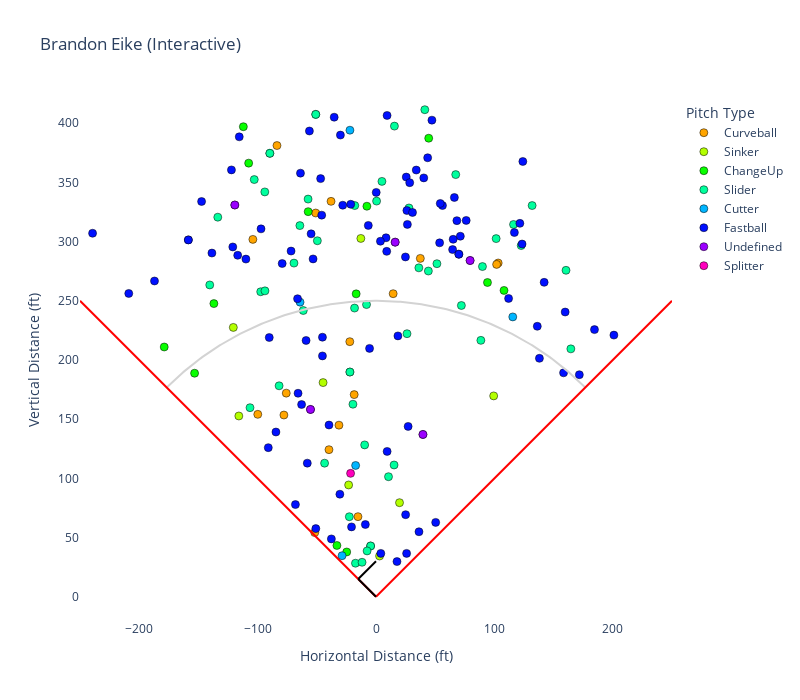

The cell this chart's notebook holds for it:
### Code cell
fair_vcu['Direction_rad'] = np.deg2rad(fair_vcu['Direction'])
fair_vcu['SprayX'] = fair_vcu['Distance'] * np.sin(fair_vcu['Direction_rad'])
fair_vcu['SprayY'] = fair_vcu['Distance'] * np.cos(fair_vcu['Direction_rad'])

pitch_types = fair_vcu['TaggedPitchType'].unique()
palette = dict(zip(pitch_types, sns.color_palette("hsv", n_colors=len(pitch_types)).as_hex()))
fair_vcu['Color'] = fair_vcu['TaggedPitchType'].map(palette)

fig = go.Figure()

for pitch in pitch_types:
    df_subset = fair_vcu[fair_vcu['TaggedPitchType'] == pitch]
    fig.add_trace(go.Scatter(
        x=df_subset['SprayX'],
        y=df_subset['SprayY'],
        mode='markers',
        marker=dict(size=8, color=palette[pitch], line=dict(width=0.5, color='black')),
        name=pitch,
        hovertemplate=f"<b>{pitch}</b><br>X: %{{x}}<br>Y: %{{y}}<extra></extra>"
    ))


fig.add_shape(type="line", x0=0, y0=0, x1=-250, y1=250, line=dict(color="red", width=2))
fig.add_shape(type="line", x0=0, y0=0, x1=250, y1=250, line=dict(color="red", width=2))

theta = np.linspace(-np.pi/4, np.pi/4, 200)
arc_x = 250 * np.sin(theta)
arc_y = 250 * np.cos(theta)
fig.add_trace(go.Scatter(x=arc_x, y=arc_y, mode='lines', line=dict(color='lightgray'), showlegend=False))

base_path = [
    dict(
        type='line',
        x0=0, y0=0,
        x1=15, y1=15,
        line=dict(color='black', width=2)
    ),
    dict(
        type='line',
        x0=15, y0=15,
        x1=0, y1=30,
        line=dict(color='black', width=2)
    ),
    dict(
        type='line',
        x0=0, y0=30,
        x1=-15, y1=15,
        line=dict(color='black', width=2)
    ),
    dict(
        type='line',
        x0=-15, y0=15,
        x1=0, y1=0,
        line=dict(color='black', width=2)
    ),
]

fig.update_layout(
    title="Brandon Eike (Interactive)",
    xaxis=dict(title="Horizontal Distance (ft)", range=[-250, 250], showgrid=True),
    yaxis=dict(title="Vertical Distance (ft)", range=[0, 400], showgrid=True),
    width=800,
    height=700,
    shapes = base_path,
    plot_bgcolor='white',
    legend_title_text='Pitch Type'
)

fig.update_yaxes(scaleanchor="x", scaleratio=1)
fig.show()

### Figure 1 — Plotly figure (JSON) as saved in the notebook; plotly's stock layout.template omitted (floating-point values rounded to 4 significant figures; data arrays with more than 128 entries replaced by an {"elided": "..."} marker saying what was removed)
{"data": [{"hovertemplate": "<b>Curveball</b><br>X: %{x}<br>Y: %{y}<extra></extra>", "marker": {"color": "#ffa500", "line": {"color": "black", "width": 0.5}, "size": 8}, "mode": "markers", "name": "Curveball", "type": "scatter", "x": [103.2, -77.78, -51.72, -22.12, -31.28, 14.49, -75.8, -104.0, 37.44, -50.94, -39.73, 101.9, -15.22, -37.97, -83.64, -18.41, -99.85], "y": [281.9, 153.5, 54.24, 215.5, 145.0, 256.0, 172.0, 301.9, 285.8, 324.2, 124.3, 280.7, 67.69, 334.0, 381.1, 170.8, 154.1]}, {"hovertemplate": "<b>Sinker</b><br>X: %{x}<br>Y: %{y}<extra></extra>", "marker": {"color": "#b3ff00", "line": {"color": "black", "width": 0.5}, "size": 8}, "mode": "markers", "name": "Sinker", "type": "scatter", "x": [-115.8, -44.69, 99.39, 19.87, -23.11, 3.017, -12.79, -120.5], "y": [152.7, 180.9, 169.7, 79.49, 94.46, 34.45, 302.7, 227.5]}, {"hovertemplate": "<b>ChangeUp</b><br>X: %{x}<br>Y: %{y}<extra></extra>", "marker": {"color": "#08ff00", "line": {"color": "black", "width": 0.5}, "size": 8}, "mode": "markers", "name": "ChangeUp", "type": "scatter", "x": [108.1, -112.0, -33.01, -178.9, -136.9, -57.28, -153.2, 94.16, 44.52, -16.75, -107.6, -24.73, -7.694, -16.57], "y": [258.8, 397.0, 43.36, 211.0, 247.7, 325.3, 188.8, 265.5, 387.3, 255.9, 366.3, 37.86, 329.9, 442.8]}, {"hovertemplate": "<b>Slider</b><br>X: %{x}<br>Y: %{y}<extra></extra>", "marker": {"color": "#00ff9d", "line": {"color": "black", "width": 0.5}, "size": 8}, "mode": "markers", "name": "Slider", "type": "scatter", "x": [-69.28, 44.23, -19.47, 15.27, -106.4, -97.37, 116.2, 51.44, -9.577, -22.03, -22.03, -50.89, -50.89, 36.19, -93.92, -18.12, -57.37, -17.92, -64.3, -133.6, 89.91, 26.19, -89.65, -89.65, 15.57, 131.9, -4.543, -4.543, -49.54, -140.4, 160.5, -81.85, 41.22, 122.6, -22.53, 67.34, -7.528, -8.002, 5.021, -93.78, 101.5, 10.56, 88.57, -102.8, -17.34, -61.42, 0.491, 164.6, 72.11, -11.77, 27.85, -43.43], "y": [281.8, 275.1, 162.7, 111.3, 159.7, 257.6, 314.5, 281.3, 128.3, 189.8, 189.8, 407.4, 407.4, 277.8, 342.0, 243.9, 335.9, 330.4, 313.5, 320.6, 278.9, 222.2, 374.6, 374.6, 397.5, 330.4, 42.92, 42.92, 300.7, 263.4, 275.8, 178.2, 411.4, 296.7, 67.64, 356.6, 38.75, 246.8, 350.9, 258.4, 302.5, 101.4, 216.6, 352.4, 28.37, 241.8, 334.2, 209.4, 246.0, 29.16, 328.4, 112.9]}, {"hovertemplate": "<b>Cutter</b><br>X: %{x}<br>Y: %{y}<extra></extra>", "marker": {"color": "#00b5ff", "line": {"color": "black", "width": 0.5}, "size": 8}, "mode": "markers", "name": "Cutter", "type": "scatter", "x": [-64.14, 115.5, -28.68, -17.2, -22.02], "y": [248.9, 236.4, 34.7, 110.9, 394.1]}, {"hovertemplate": "<b>Fastball</b><br>X: %{x}<br>Y: %{y}<extra></extra>", "marker": {"color": "#0010ff", "line": {"color": "black", "width": 0.5}, "size": 8}, "mode": "markers", "name": "Fastball", "type": "scatter", "x": [-71.74, 200.9, 159.8, -28.09, -90.97, -68.06, -63.79, -208.8, -5.439, 158.4, 27.14, -79.23, 116.9, -97.1, -84.52, -121.0, 18.52, -147.3, -54.81, 4.081, 25.02, 184.5, -66.25, -115.5, -122.1, 56.15, -45.22, 26.09, -138.6, -56.24, -37.68, -45.86, 30.83, 24.87, 64.71, 71.24, -6.505, 136.2, -21.34, -20.68, -8.996, -59.06, 17.72, -90.15, -116.8, 121.5, 112.0, -46.76, 8.474, -109.9, -62.85, -35.32, 43.63, 142.0, 34.0, 124.0, -239.4, 9.36, -158.5, -158.5, 171.7, 123.4, 69.98, 69.98, 65.17, -30.05, 138.0, -30.51, 50.41, -187.1, 0.1816, 25.55, 28.47, 47.23, 3.758, -53.13, -255.7, 40.35, 76.18, 9.045, -65.83, 9.394, 36.29, 53.73, 26.51, -58.03, 66.18, -50.82, -45.22, 25.84, -39.72, 68.3, 54.28], "y": [292.0, 221.0, 240.5, 330.7, 126.0, 77.92, 357.8, 256.2, 209.8, 189.2, 143.9, 281.5, 307.7, 310.7, 139.2, 295.5, 220.4, 333.9, 306.6, 36.67, 69.37, 225.7, 251.8, 388.5, 360.6, 330.5, 219.3, 326.3, 290.3, 393.4, 48.91, 322.4, 324.6, 287.0, 293.3, 304.5, 313.7, 228.5, 331.5, 59.05, 61.08, 216.5, 29.76, 219.0, 288.4, 315.4, 252.0, 353.2, 303.2, 285.2, 162.4, 405.1, 370.8, 265.6, 360.4, 367.7, 307.1, 406.5, 301.4, 301.4, 187.6, 298.0, 289.4, 289.4, 301.9, 390.0, 201.4, 86.64, 62.85, 266.7, 341.6, 354.5, 349.8, 402.6, 300.3, 285.4, 282.4, 353.8, 317.9, 291.8, 171.9, 122.8, 54.95, 298.9, 314.5, 112.9, 337.3, 57.58, 203.5, 36.67, 145.1, 317.7, 332.2]}, {"hovertemplate": "<b>Undefined</b><br>X: %{x}<br>Y: %{y}<extra></extra>", "marker": {"color": "#9b00ff", "line": {"color": "black", "width": 0.5}, "size": 8}, "mode": "markers", "name": "Undefined", "type": "scatter", "x": [-55.33, 16.18, -55.33, 16.18, -119.2, 79.48, 39.65, -119.2, 79.48, 39.65], "y": [158.2, 299.5, 158.2, 299.5, 330.9, 284.0, 137.1, 330.9, 284.0, 137.1]}, {"hovertemplate": "<b>Splitter</b><br>X: %{x}<br>Y: %{y}<extra></extra>", "marker": {"color": "#ff00bd", "line": {"color": "black", "width": 0.5}, "size": 8}, "mode": "markers", "name": "Splitter", "type": "scatter", "x": [-21.46], "y": [104.3]}, {"line": {"color": "lightgray"}, "mode": "lines", "showlegend": false, "type": "scatter", "x": {"elided": "200 float values"}, "y": {"elided": "200 float values"}}], "layout": {"height": 700, "legend": {"title": {"text": "Pitch Type"}}, "plot_bgcolor": "white", "shapes": [{"line": {"color": "red", "width": 2}, "type": "line", "x0": 0, "x1": -250, "y0": 0, "y1": 250}, {"line": {"color": "red", "width": 2}, "type": "line", "x0": 0, "x1": 250, "y0": 0, "y1": 250}, {"line": {"color": "black", "width": 2}, "type": "line", "x0": 0, "x1": -15, "y0": 30, "y1": 15}, {"line": {"color": "black", "width": 2}, "type": "line", "x0": -15, "x1": 0, "y0": 15, "y1": 0}], "title": {"text": "Brandon Eike (Interactive)"}, "width": 800, "xaxis": {"range": [-250, 250], "showgrid": true, "title": {"text": "Horizontal Distance (ft)"}}, "yaxis": {"range": [0, 400], "scaleanchor": "x", "scaleratio": 1, "showgrid": true, "title": {"text": "Vertical Distance (ft)"}}}}
